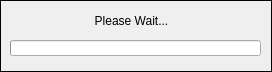
<?xml version="1.0" encoding="UTF-8"?>
<ui version="4.0">
 <class>uiDialogPleaseWait</class>
 <widget class="QDialog" name="uiDialogPleaseWait">
  <property name="windowModality">
   <enum>Qt::NonModal</enum>
  </property>
  <property name="geometry">
   <rect>
    <x>0</x>
    <y>0</y>
    <width>272</width>
    <height>72</height>
   </rect>
  </property>
  <property name="sizePolicy">
   <sizepolicy hsizetype="Preferred" vsizetype="Preferred">
    <horstretch>0</horstretch>
    <verstretch>0</verstretch>
   </sizepolicy>
  </property>
  <property name="windowTitle">
   <string comment="LBL_DLG_PLEASE_WAIT_TITLE">Dialog</string>
  </property>
  <layout class="QVBoxLayout" name="verticalLayout">
   <property name="spacing">
    <number>5</number>
   </property>
   <property name="margin">
    <number>0</number>
   </property>
   <item>
    <widget class="QFrame" name="frame">
     <property name="frameShape">
      <enum>QFrame::Box</enum>
     </property>
     <property name="frameShadow">
      <enum>QFrame::Plain</enum>
     </property>
     <widget class="QLabel" name="label">
      <property name="geometry">
       <rect>
        <x>6</x>
        <y>10</y>
        <width>251</width>
        <height>21</height>
       </rect>
      </property>
      <property name="frameShape">
       <enum>QFrame::NoFrame</enum>
      </property>
      <property name="text">
       <string comment="LBL_DLG_PLEASE_WAIT_TITLE">Please Wait...</string>
      </property>
      <property name="alignment">
       <set>Qt::AlignCenter</set>
      </property>
     </widget>
     <widget class="QProgressBar" name="progressBar">
      <property name="geometry">
       <rect>
        <x>10</x>
        <y>40</y>
        <width>251</width>
        <height>16</height>
       </rect>
      </property>
      <property name="value">
       <number>0</number>
      </property>
      <property name="textVisible">
       <bool>false</bool>
      </property>
      <property name="invertedAppearance">
       <bool>false</bool>
      </property>
     </widget>
    </widget>
   </item>
  </layout>
 </widget>
 <resources/>
 <connections/>
</ui>
